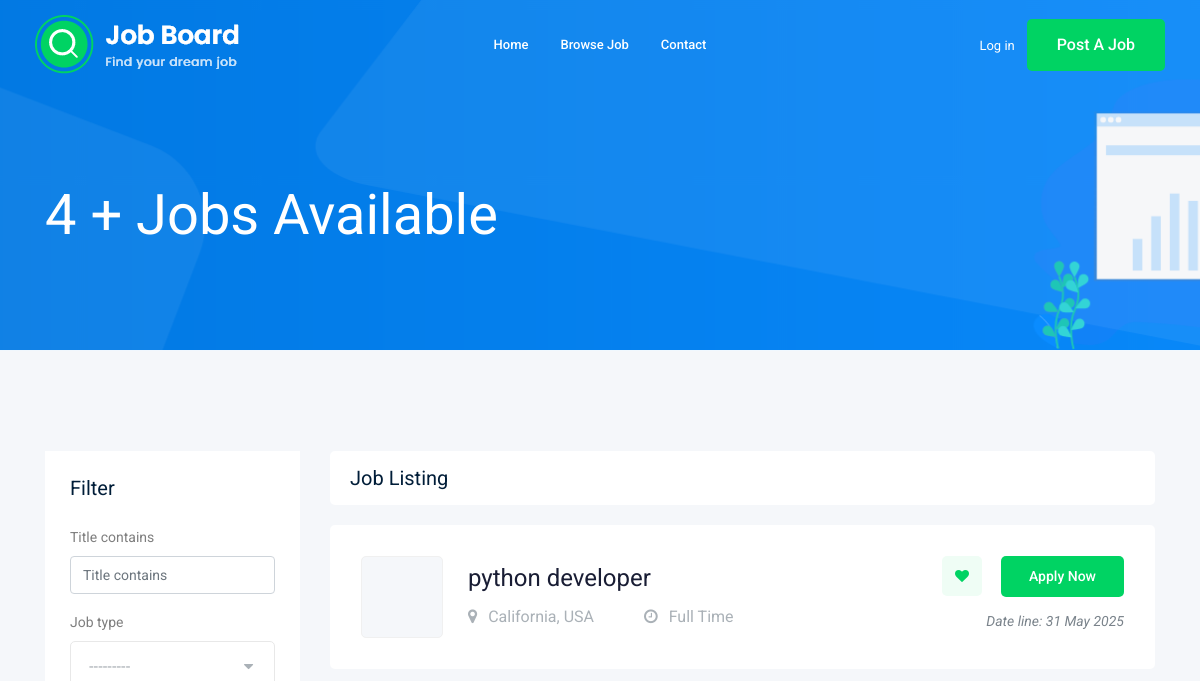
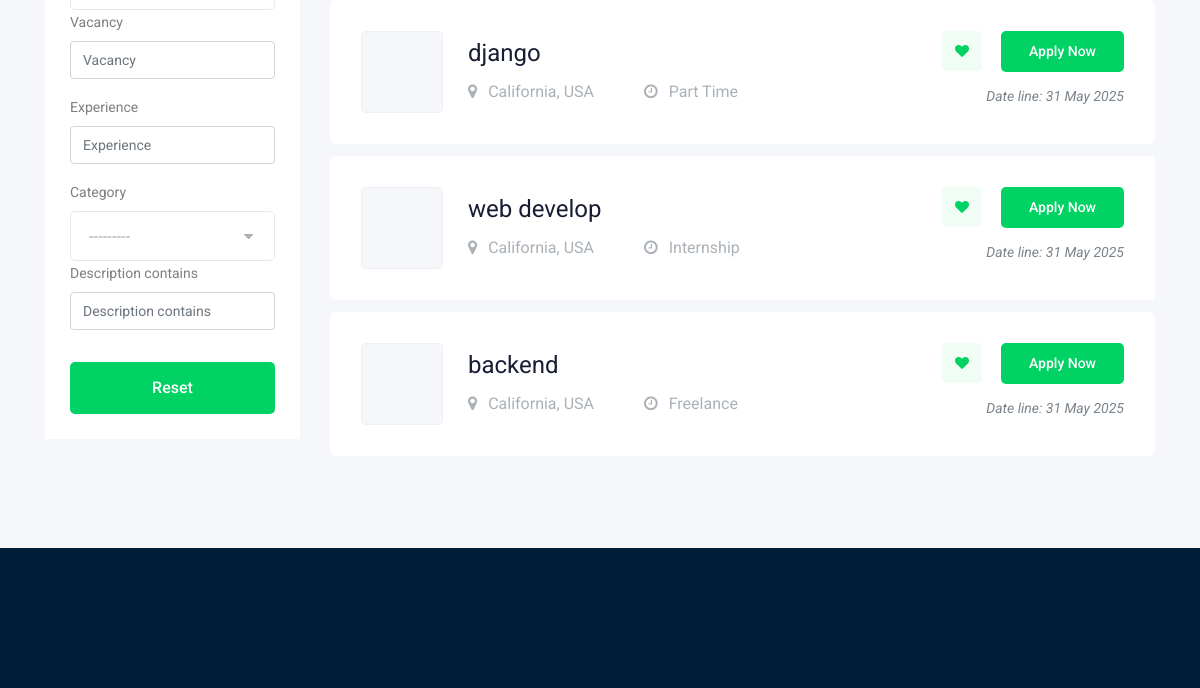
The app's page /jobs/ (upper part), older data (2 pictures, top to bottom).
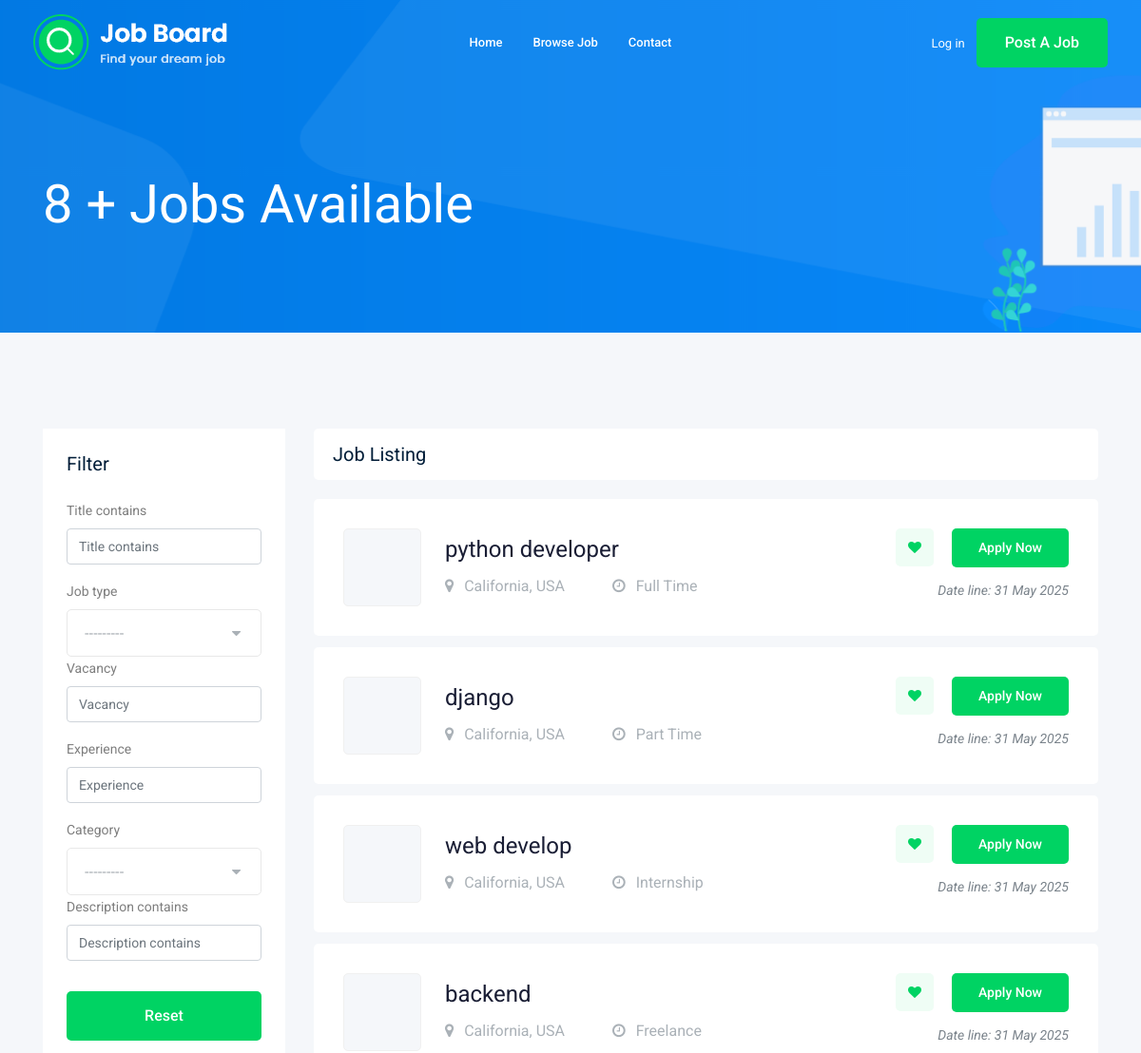
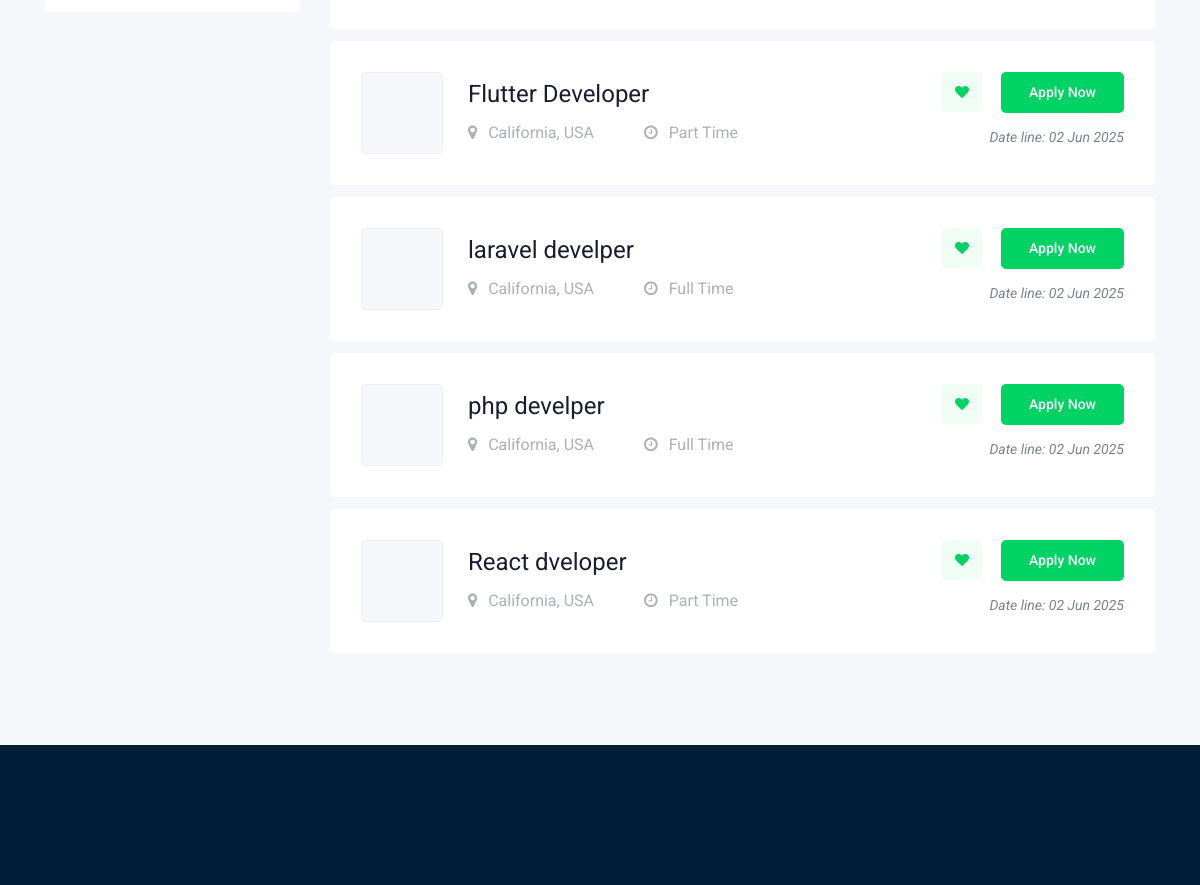
The same page, newer data (2 pictures, top to bottom).
### job/models.py (models this page shows, shortened)
class Job(models.Model):
    JOB_TYPE = (("Full Time", "Full Time"), ("Part Time", "Part Time"), ("Internship", "Internship"), ("Freelance", "Freelance"))
    owner = models.ForeignKey(User, on_delete=models.CASCADE, related_name='job_owner')
    title = models.CharField(max_length=100)
    job_type = models.CharField(choices=JOB_TYPE)
    description = models.TextField(max_length=500)
    published_at = models.DateTimeField(auto_now=True)
    vacancy = models.IntegerField(default=1)
    salary = models.IntegerField(default=0)
    experience = models.IntegerField(default=1)
    category = models.ForeignKey("Category", on_delete=models.CASCADE)
    image = models.ImageField(upload_to=upload_to)
    slug = models.SlugField(blank=True, null=True)
    def __str__(self):
        return self.title

### job/views.py (the view)
# urls.py: path('',views.job_list, name='job_list'),
def job_list(request):
    job_list = Job.objects.all()
    myfilter = JobFilter(request.GET, queryset=job_list)
    job_list = myfilter.qs
    context = {"jobs": job_list, "myfilter": myfilter}
    return render(request, "job/job_list.html", context)

### job/models.py (called while the page is built)
    def __str__(self):
        return self.name

### job/templates/job/job_list.html (shortened to what this page needs)
{% extends 'base.html' %}
{% load django_bootstrap5 %}
{% block title %} Job Board {% endblock title %} {%block body %}
<div class="bradcam_area bradcam_bg_1">
  <div class="container">
    <div class="row">
      <div class="col-xl-12">
        <div class="bradcam_text">
          <h3>{{jobs|length}} + Jobs Available</h3>
        </div>
      </div>
    </div>
  </div>
</div>
<div class="job_listing_area plus_padding">
  <div class="container">
    <div class="row">
      <div class="col-lg-3">
        <div class="job_filter white-bg">
          <div class="form_inner white-bg">
            <h3>Filter</h3>
            <form method="get">
              {% bootstrap_form myfilter.form %}
              <div class="reset_btn">
                <button class="boxed-btn3 w-100 mt-3" type="submit">Reset</button>
              </div>
            </form>
          </div>
        </div>
      </div>
      <div class="col-lg-9">
        <div class="recent_joblist_wrap">
          <div class="recent_joblist white-bg">
            <div class="row align-items-center">
              <div class="col-md-6">
                <h4>Job Listing</h4>
              </div>
              <div class="col-md-6"></div>
            </div>
          </div>
        </div>
        <div class="job_lists m-0">
          <div class="row">
            {% for job in jobs %}
            <div class="col-lg-12 col-md-12">
              <div class="single_jobs white-bg d-flex justify-content-between">
                <div class="jobs_left d-flex align-items-center">
                  <div class="thumb">
                  </div>
                  <div class="jobs_conetent">
                    <a href="{% url 'jobs:job_detail' job.slug %}"
                      ><h4>{{job}}</h4></a
                    >
                    <div class="links_locat d-flex align-items-center">
                      <div class="location">
                        <p><i class="fa fa-map-marker"></i> California, USA</p>
                      </div>
                      <div class="location">
                        <p><i class="fa fa-clock-o"></i> {{ job.job_type }}</p>
                      </div>
                    </div>
                  </div>
                </div>
                <div class="jobs_right">
                  <div class="apply_now">
                    <a class="heart_mark" href="#"
                      ><i class="fa fa-heart"></i
                    ></a>
                    <a
                      href="{% url 'jobs:job_detail' job.slug %}"
                      class="boxed-btn3"
                      >Apply Now</a
                    >
                  </div>
                  <div class="date">
                    <p>Date line: {{ job.published_at | date:"d M Y" }}</p>
                  </div>
                </div>
              </div>
            </div>
            {% endfor %}
          </div>
        </div>
      </div>
    </div>
  </div>
</div>
{% endblock %}

### templates/base.html (shortened to what this page needs)
{%load static %}
<!doctype html>
<html class="no-js" lang="zxx">
<head>
<link rel="stylesheet" href="{% static 'css/bootstrap.min.css' %}">
<link rel="stylesheet" href="{% static 'css/owl.carousel.min.css' %}">
<link rel="stylesheet" href="{% static 'css/magnific-popup.css' %}">
<link rel="stylesheet" href="{% static 'css/font-awesome.min.css' %}">
<link rel="stylesheet" href="{% static 'css/themify-icons.css' %}">
<link rel="stylesheet" href="{% static 'css/nice-select.css' %}">
<link rel="stylesheet" href="{% static 'css/flaticon.css' %}">
<link rel="stylesheet" href="{% static 'css/jquery-ui.css' %}">
<link rel="stylesheet" href="{% static 'css/gijgo.css' %}">
<link rel="stylesheet" href="{% static 'css/animate.min.css' %}">
<link rel="stylesheet" href="{% static 'css/slicknav.css' %}">
<link rel="stylesheet" href="{% static 'css/style.css' %}">
</head>
<body>
  <header>
    <div class="header-area ">
      <div id="sticky-header" class="main-header-area">
        <div class="container-fluid ">
          <div class="header_bottom_border">
            <div class="row align-items-center">
              <div class="col-xl-3 col-lg-2">
                <div class="logo">
                  <a href="index.html">
                    <img src="img/logo.png" alt="">
                  </a>
                </div>
              </div>
              <div class="col-xl-6 col-lg-7">
                <div class="main-menu  d-none d-lg-block">
                  <nav>
                    <ul id="navigation">
                      <li><a href="/">home</a></li>
                      <li><a href="{% url 'jobs:job_list' %}">Browse Job</a></li>
                      <li><a href="{% url 'contact:contact' %}">Contact</a></li>
                    </ul>
                  </nav>
                </div>
              </div>
              <div class="col-xl-3 col-lg-3 d-none d-lg-block">
                <div class="Appointment">
                  {% if request.user.is_authenticated %}
                    <div class="phone_num d-none d-xl-block">
                      <a href="{% url 'accounts:profile' %}">{{user}}</a>
                    </div>
                  {% else %}
                    <div class="phone_num d-none d-xl-block">
                      <a href="{% url 'login' %}">Log in</a>
                    </div>
                  {% endif %}
                  <div class="d-none d-lg-block">
                    <a class="boxed-btn3" href="{% url 'jobs:add_job' %}">Post a Job</a>
                  </div>
                </div>
              </div>
              <div class="col-12">
              </div>
            </div>
          </div>
        </div>
      </div>
    </div>
  </header>
  {% block body %}
  {% endblock body %}
  <footer class="footer">
    <div class="footer_top">
    </div>
  </footer>
</body>
</html>

Row changes from the older to the newer data that the page shows:
added Job: title "Flutter Developer", job_type "Part Time", published_at "02 Jun 2025"
added Job: title "laravel develper", job_type "Full Time", published_at "02 Jun 2025"
added Job: title "php develper", job_type "Full Time", published_at "02 Jun 2025"
added Job: title "React dveloper", job_type "Part Time", published_at "02 Jun 2025"
Text that changed along with them:
{{ jobs|length }}: "4" → "8"
